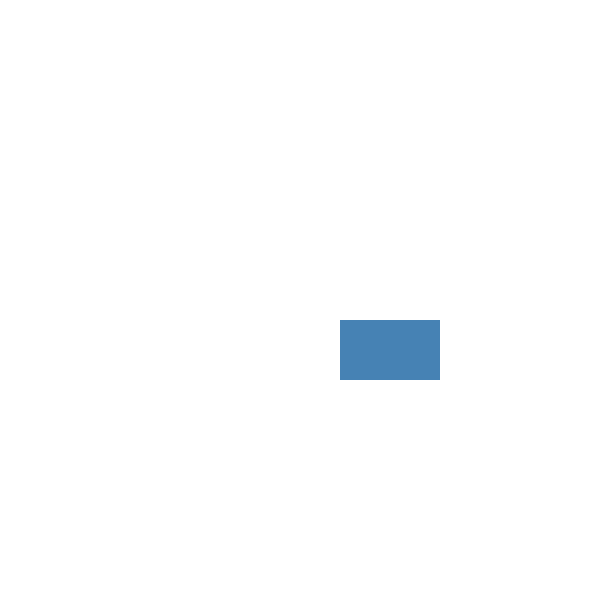

The specification (Vega-Lite) saved for this image:
### Vega specification from a JSON file in a GitHub repository (floating-point values rounded to 4 significant figures)
{"$schema": "https://vega.github.io/schema/vega/v5.json", "width": 300, "height": 300, "padding": 40, "scales": [{"name": "x", "type": "linear", "domain": [0, 10], "range": "width"}], "axes": [{"orient": "bottom", "scale": "x"}], "marks": [{"type": "rect", "encode": {"update": {"x": {"value": 20}, "y": {"value": 10}, "width": {"value": 50}, "height": {"value": 30}, "fill": {"value": "steelblue"}}}}], "encode": {"enter": {"x": {"signal": "radius"}, "y": {"signal": "radius"}}}, "autosize": {"type": "none", "contains": "padding"}, "signals": [{"name": "radius", "update": "width / 2"}]}
